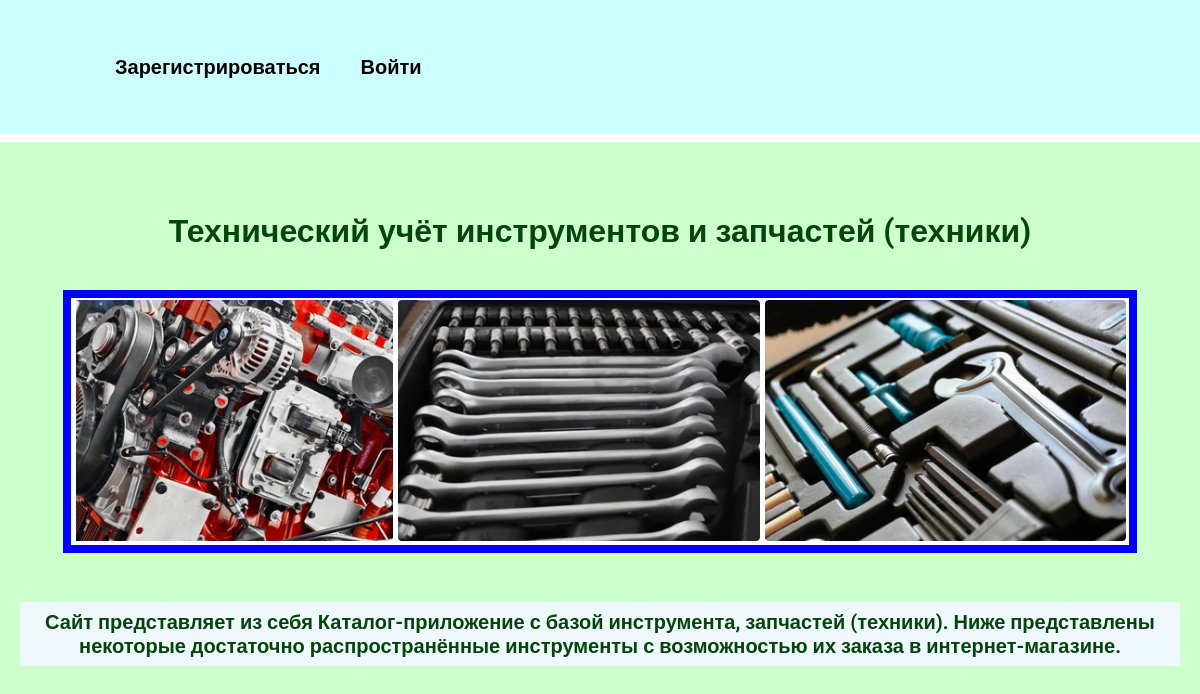
/, run on an earlier commit of the app's database.
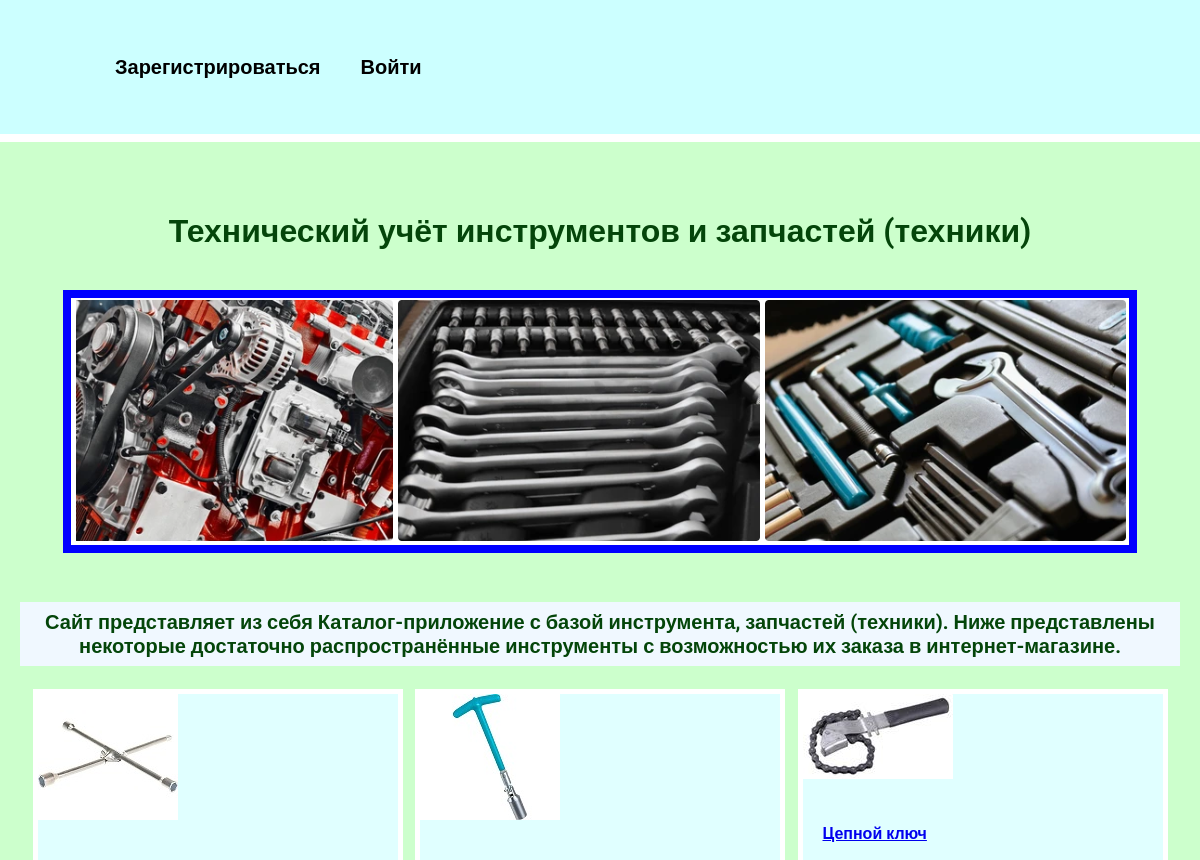
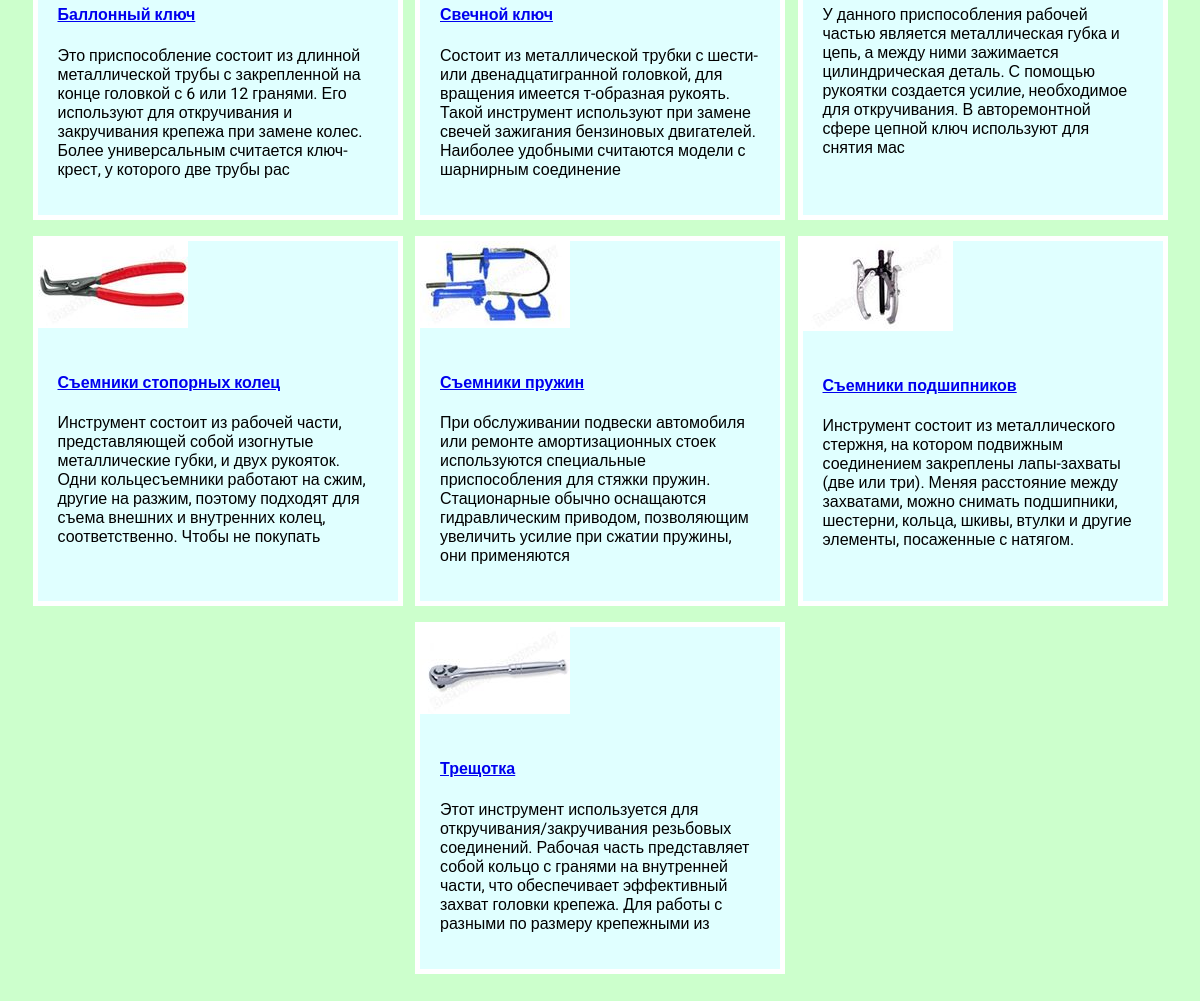
And on a later commit of the database (2 pictures, top to bottom).
### techlog_tools/models.py (models this page shows, shortened)
class TechlogTools(models.Model):
    title = models.CharField(max_length=100)
    description = models.CharField(max_length=250)
    image = models.ImageField(upload_to='techlog_tools/images/')
    url = models.URLField(blank=True)  # Поле не обязательное для заполнения

### techlog_tools/views.py (the view)
# urls.py: 2. Add a URL to urlpatterns:  path('', views.home, name='home')
def home(request):  # По умолчанию используется метод 'GET'
    tools = TechlogTools.objects.all()
    return render(request, "techlog_tools/home.html", {'tools': tools})

### techlog_tools/templates/techlog_tools/home.html
{% extends 'techlog_tools/base.html' %}
{% load static %}
{% block content %}
    <h1>Технический учёт инструментов и запчастей (техники)</h1>
<div class="img">
    <img src="{% static 'techlog_tools/LineOfTools_1.png' %}" alt="">
</div>
<h3 class="count">Сайт представляет из себя Каталог-приложение с базой инструмента, запчастей (техники). Ниже представлены некоторые достаточно распространённые инструменты с возможностью их заказа в интернет-магазине.</h3>
<div class="block">
    {% for tool in tools %}
    <div class="element">
        <div><img src="{{ tool.image.url }}" alt=""></div>
        <div class="text">
            <h4><a href="{{ tool.url }}" target="_blank">{{ tool.title }}</a></h4>
            <p>{{ tool.description }}</p>
        </div>
    </div>
    {% endfor %}
</div>
{% endblock %}

### techlog_tools/templates/techlog_tools/base.html (shortened to what this page needs)
<!DOCTYPE html>
{% load static %}
<html lang="en">
<head>
    <link rel="stylesheet" href="{% static 'css/style.css' %}">
</head>
<body>
<div class="menu">
    <div class="wrap">
        <ul>
            {% if user.is_authenticated %}
                <li class="logo">Пользователь: {{ user.username }}</li>
                <li><a href="{% url 'home' %}">Главная</a></li>
                <li>
                    <form action="{% url 'exitappuser' %}" method="post">
                        {% csrf_token %}
                        <button class="exit">Выход</button>
                    </form>
                </li>
            {% else %}
                <li><a href="{% url 'registruser' %}">Зарегистрироваться</a></li>
                <li><a href="{% url 'loginuser' %}">Войти</a></li>
            {% endif %}
        </ul>
    </div>
</div>
<div class="content">
    <div class="wrap">
        {% block content %}
        {% endblock %}
    </div>
</div>
</body>
</html>

### techlog_tools/static/css/style.css (style rules this page uses)
body { font-family: "Roboto", sans-serif; padding: 0; margin: 0; background: #CCFFCC; }
.wrap { max-width: 1200px; margin: 0 auto; padding: 20px; box-sizing: border-box; }
.block { display: flex; flex-wrap: wrap; justify-content: space-evenly; margin-bottom: 60px; }
.element, .counter { background: lightcyan; border: 5px solid white; margin: 8px 0; }
.text { width: 360px; padding: 20px; box-sizing: border-box; }
.block img { max-width: 360px; height: auto; max-height: 250px; }
.content h1 { text-align: center; margin: 50px 0 40px; }
.img+h3, .text+h2 { text-align: center; margin: 15px 0; font-size: 20px; }
.img { text-align: center; margin-bottom: 45px; }
.img img { border: 8px solid blue; }
.menu ul { display: flex; list-style: none; font-size: 20px; }
.menu li { margin-left: 40px; }
.menu .wrap { display: flex; flex-wrap: wrap; justify-content: space-between; align-items: center; }
.menu { background: #CCFFFF; padding: 15px; border-bottom: 8px solid white; }
.count { padding: 8px 8px; margin-bottom: 0; box-sizing: border-box; background-color: aliceblue; text-align: justify; font-size: 15px; }
.menu a { color: black; font-weight: 600; text-decoration: none; }
h1, h3 { color: #04450a; text-align: center; background-color: #CCFFCC; }

What changed in the data, as far as the page shows it:
added TechlogTools: image (picture), title "Баллонный ключ", description "Это приспособление состоит из длинной металлической трубы с закрепленной на конце головкой с 6 или 12 гранями. Его используют для откручивания и закручивания крепежа при замене колес. Более универсальным считается ключ-крест, у которого две трубы рас"
added TechlogTools: image (picture), title "Свечной ключ", description "Состоит из металлической трубки с шести- или двенадцатигранной головкой, для вращения имеется т-образная рукоять. Такой инструмент используют при замене свечей зажигания бензиновых двигателей. Наиболее удобными считаются модели с шарнирным соединение"
added TechlogTools: image (picture), title "Цепной ключ", description "У данного приспособления рабочей частью является металлическая губка и цепь, а между ними зажимается цилиндрическая деталь. С помощью рукоятки создается усилие, необходимое для откручивания. В авторемонтной сфере цепной ключ используют для снятия мас"
added TechlogTools: image (picture), title "Съемники стопорных колец", description "Инструмент состоит из рабочей части, представляющей собой изогнутые металлические губки, и двух рукояток. Одни кольцесъемники работают на сжим, другие на разжим, поэтому подходят для съема внешних и внутренних колец, соответственно. Чтобы не покупать"
added TechlogTools: image (picture), title "Съемники пружин", description "При обслуживании подвески автомобиля или ремонте амортизационных стоек используются специальные приспособления для стяжки пружин. Стационарные обычно оснащаются гидравлическим приводом, позволяющим увеличить усилие при сжатии пружины, они применяются"
added TechlogTools: image (picture), title "Съемники подшипников", description "Инструмент состоит из металлического стержня, на котором подвижным соединением закреплены лапы-захваты (две или три). Меняя расстояние между захватами, можно снимать подшипники, шестерни, кольца, шкивы, втулки и другие элементы, посаженные с натягом."
added TechlogTools: image (picture), title "Трещотка", description "Этот инструмент используется для откручивания/закручивания резьбовых соединений. Рабочая часть представляет собой кольцо с гранями на внутренней части, что обеспечивает эффективный захват головки крепежа. Для работы с разными по размеру крепежными из"
